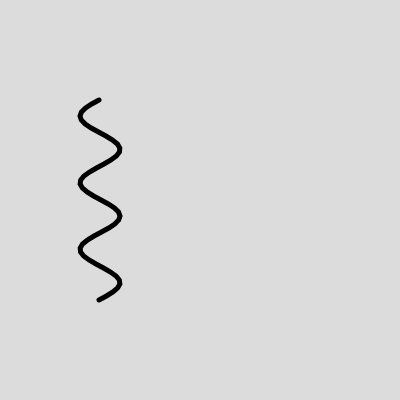
Frame 1 (no input)
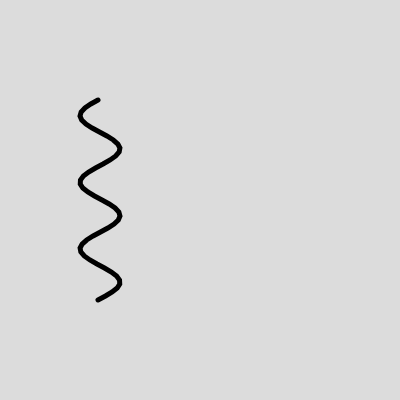
Frame 2 (the mouse pressed at the canvas centre, redrawn once)

The p5.js sketch that drew these frames (run headless with seeded random() and noise() and a simulated clock; the mouse was pressed at the canvas centre and the sketch redrawn once):

// p5.js sketch
// ── sketch.js
function setup() {
  createCanvas(400, 400);
  noLoop();
}

function draw() {
  background(220);
  
  stroke(0);
  strokeWeight(1);
 
  noFill();

  wigglyLine(100, 100, 100, 300, 20, 5);
 
}

function wigglyLine(x1, y1, x2, y2, amp, Weight) {
  push();
  beginShape();
  strokeWeight(Weight);
  // Number of segments — tweak for smoothness vs. performance
  let steps = 50;
  
  for (let i = 0; i <= steps; i++) {
    let t = i / steps; // 0 → 1
    // Interpolate between start and end
    let x = lerp(x1, x2, t);
    let y = lerp(y1, y2, t);

    // Add sinusoidal wiggle perpendicular to the line direction
    // Compute direction of line
    let angle = atan2(y2 - y1, x2 - x1);

    // Perpendicular angle
    let perp = angle + HALF_PI;

    // Wiggle offset
    let offset = sin(t * TWO_PI * 3 + frameCount * 0.05) * amp; 
    // (the “3” controls wiggle frequency)

    // Apply offset
    x += cos(perp) * offset;
    y += sin(perp) * offset;

    vertex(x, y);
  }

  endShape();
  pop();
}
